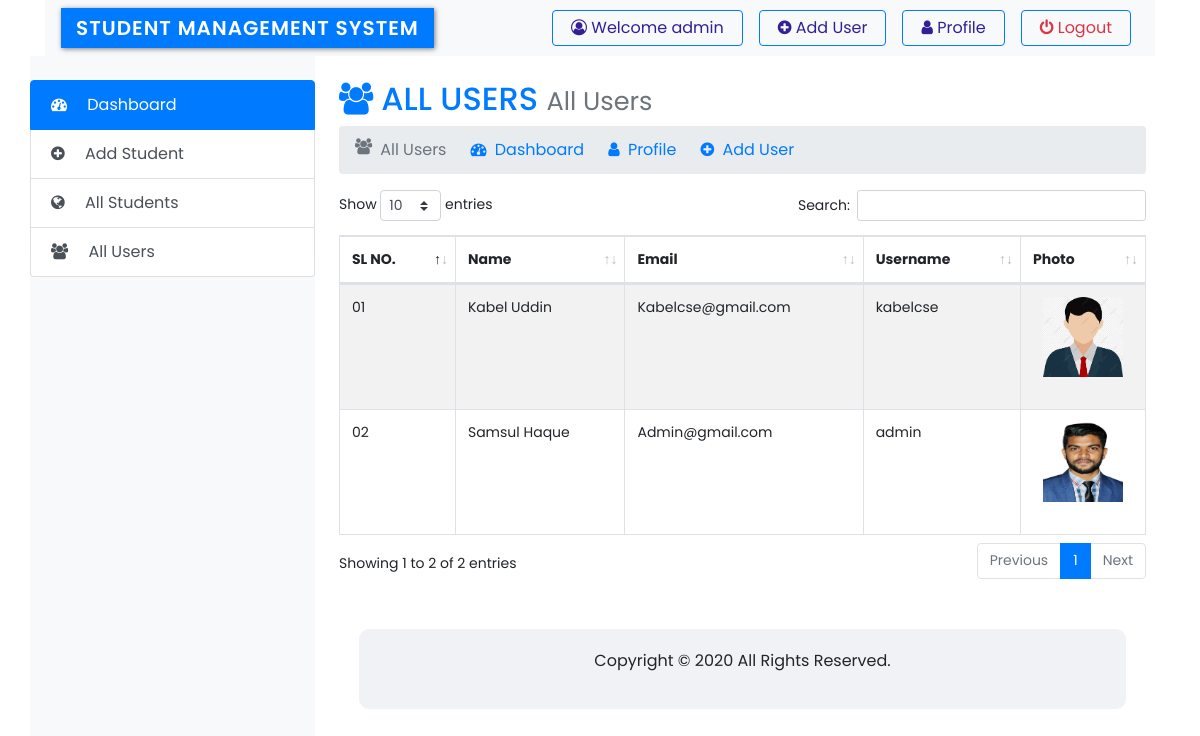
The app's page /admin/all_user.php (signed in) with its own data.
### tables this page shows
CREATE TABLE `user` (
  `id` int(11) NOT NULL,
  `name` varchar(50) NOT NULL,
  `username` varchar(50) NOT NULL,
  `email` varchar(255) NOT NULL,
  `password` varchar(255) NOT NULL,
  `photo` varchar(255) NOT NULL,
  `date` timestamp NOT NULL DEFAULT current_timestamp()
);

### admin/all_user.php (the view, shortened to what this page needs)
<?php
require("header.php");
require("sidebar.php");
?>
<div class="col-sm-9 p-4">
	<div class="content">
		<h2 class="text-primary"><i class="fa fa-users  mr-2" aria-hidden="true"></i>ALL USERS <small class="text-secondary">All Users</small></h2>
		<nav aria-label="breadcrumb">
			<ol class="breadcrumb">
				<li class="breadcrumb-item active" aria-current="page"><i class="fa fa-users  mr-2" aria-hidden="true"></i>All Users</li>
				<li class="ml-4"><a href="index.php"><i class="fa fa-tachometer mr-1" aria-hidden="true"></i> Dashboard</a></li>
				<li class="ml-4"><a href="profile.php"><i class="fa fa-user mr-1" aria-hidden="true"></i> Profile</a></li>
				<li class="ml-4"><a href="profile.php"><i class="fa fa-plus-circle mr-1" aria-hidden="true"></i> Add User</a></li>
			</ol>
		</nav>
		<div class="table-responsive" style="font-size: 14px;">
			<table id="example" class="table table-hover table-bordered table-striped" style="width:100%">
				<thead>
					<tr>
						<th>SL NO.</th>
						<th>Name</th>
						<th>Email</th>
						<th>Username</th>
						<th>Photo</th>
					</tr>
				</thead>
				<tbody>
					<?php
					$sql1 = "SELECT * FROM `user` ORDER BY `id` DESC";
					$result1 = mysqli_query($con,$sql1) or die("Query Unsuccessful.");
					if(mysqli_num_rows($result1) > 0){
						$i=1;
					?>
					<tr>
						<?php while ($row1 = mysqli_fetch_assoc($result1)) {
						?>
						<td><?php
								if($i < 10){
									$i = '0'.$i;
								}
								echo $i;
						?></td>
						<td><?php echo $row1['name']; ?></td>
						<td><?php echo ucwords($row1['email']); ?></td>
						<td><?php echo $row1['username']; ?></td>
						<td style="height: 100px; width: 100px;" class="text-center"><img style="width: 80%; height: 80%;" src="upload/<?php echo $row1['photo']; ?>" alt=""></td>
					</tr>
					<?php
					$i++; }
					}?>
				</tbody>
			</table>
		</div>
	</div>
	<footer id="footer" class="mt-5">
		<p>Copyright &copy; <?php echo Date('Y') ?> All Rights Reserved.  </p>
	</footer>
</div>
<?php require("footer.php"); ?>

### css/style.css (style rules this page uses)
* { outline: 0; margin: 0; padding: 0; box-sizing: border-box; font-family: 'Poppins', sans-serif; }
#footer { padding: 20px; margin: 20px; display: flex; justify-content: center; align-items: center; background-color: #f1f2f6; border-radius: 10px; }

### records on screen
user: name "Kabel Uddin", email "Kabelcse@gmail.com", username "kabelcse", photo (picture)
user: name "Samsul Haque", email "Admin@gmail.com", username "admin", photo (picture)

### other values on screen
$_SESSION['USER_NAME'] "admin"
Date('Y') "2020"
